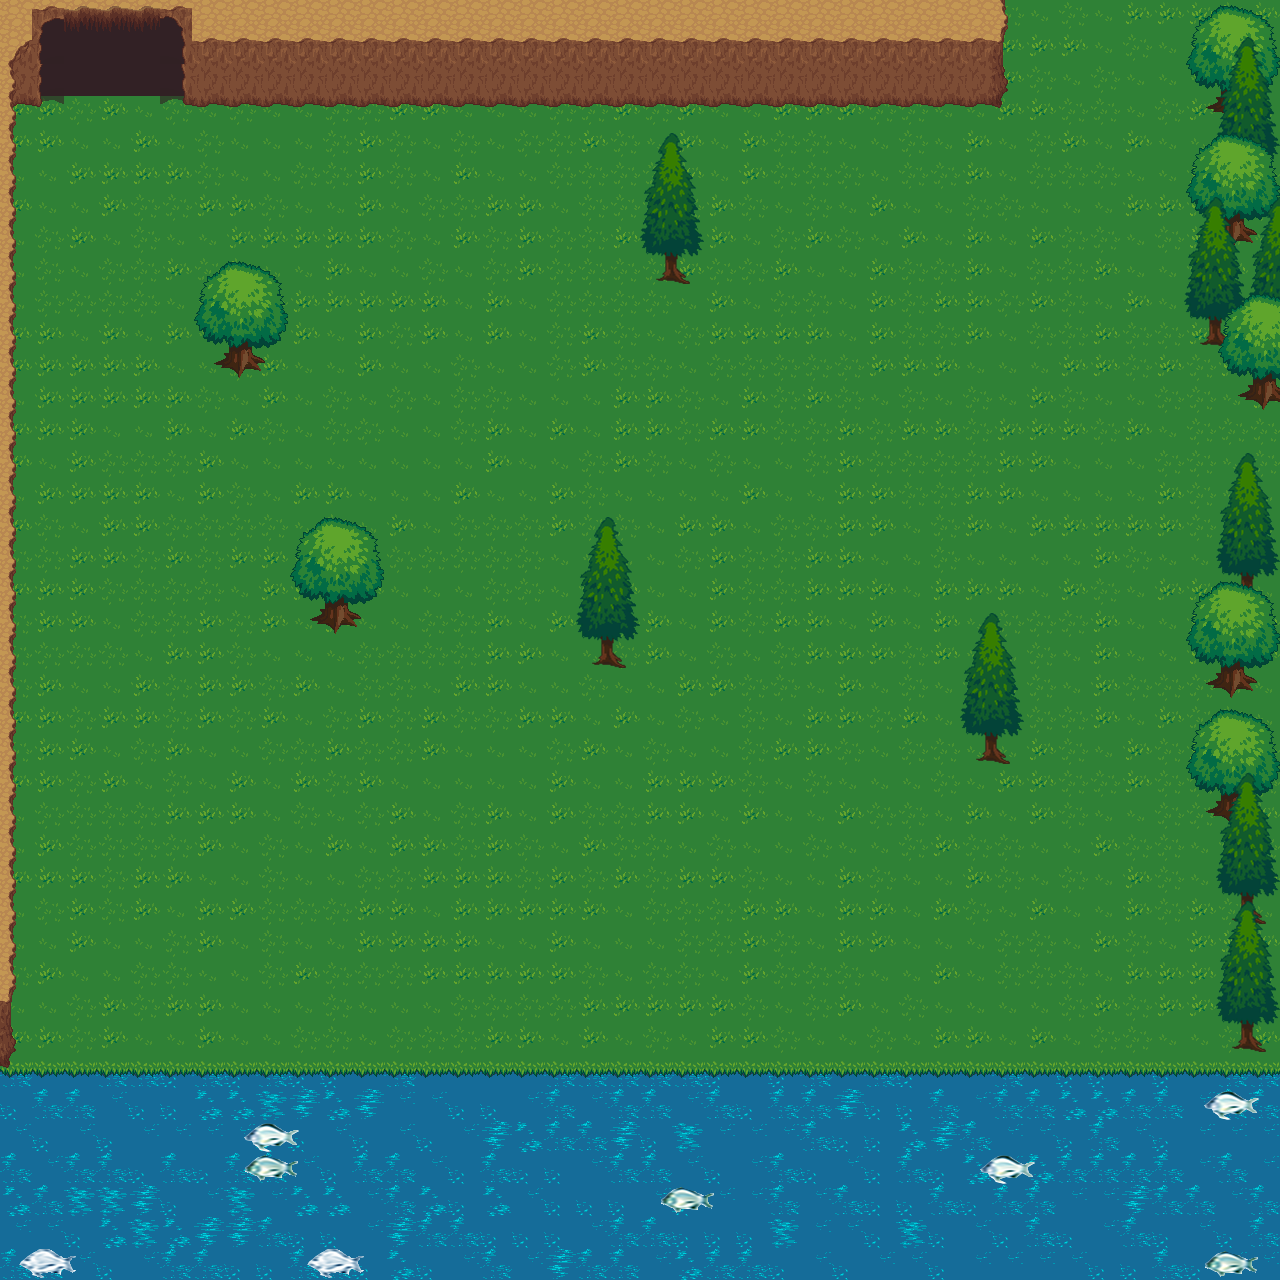

Rendered tile map (Tiled .tmx) drawn with the repository's tilesets; below, a short description and the map source with its tile grids summarised:
An orthogonal 40x40 tile map with 32x32 px tiles, 12 tile layers (ground, second, cave door, wall, ...), 14 tilesets.

<map version="1.0" tiledversion="1.0.2" orientation="orthogonal" renderorder="right-down" width="40" height="40" tilewidth="32" tileheight="32" nextobjectid="1">
 <tileset firstgid="1" name="terrain_atlas" tilewidth="32" tileheight="32" tilecount="1024" columns="32">
  <image source="Terrain_Sprites/terrain_atlas.png" width="1024" height="1024" />
 </tileset>
 <tileset firstgid="1025" name="terrain" tilewidth="32" tileheight="32" tilecount="483" columns="21">
  <image source="Terrain_Sprites/terrain.png" width="672" height="736" />
 </tileset>
 <tileset firstgid="1508" name="tileset_water_animated" tilewidth="32" tileheight="32" tilecount="540" columns="18">
  <image source="Terrain_Sprites/MapStuff/tileset_water_animated.png" width="576" height="976" />
 </tileset>
 <tileset firstgid="2048" name="fish" tilewidth="32" tileheight="32" tilecount="9" columns="3">
  <image source="Terrain_Sprites/fish.png" width="96" height="96" />
 </tileset>
 <tileset firstgid="2057" name="tree trunk" tilewidth="32" tileheight="32" tilecount="4" columns="2">
  <image source="Terrain_Sprites/Object Set/tree trunk.png" width="64" height="64" />
 </tileset>
 <tileset firstgid="2061" name="big fish" tilewidth="32" tileheight="32" tilecount="4" columns="2">
  <image source="Terrain_Sprites/Object Set/big fish.png" width="64" height="64" />
 </tileset>
 <tileset firstgid="2065" name="Cut Tree1" tilewidth="32" tileheight="32" tilecount="4" columns="2">
  <image source="Terrain_Sprites/Object Set/Cut Tree1.png" width="64" height="64" />
 </tileset>
 <tileset firstgid="2069" name="Cut Tree" tilewidth="32" tileheight="32" tilecount="4" columns="2">
  <image source="Terrain_Sprites/Object Set/Cut Tree.png" width="64" height="64" />
 </tileset>
 <tileset firstgid="2073" name="Cut Tree2" tilewidth="32" tileheight="32" tilecount="4" columns="2">
  <image source="Terrain_Sprites/Object Set/Cut Tree2.png" width="64" height="64" />
 </tileset>
 <tileset firstgid="2077" name="Cut Tree3" tilewidth="32" tileheight="32" tilecount="4" columns="2">
  <image source="Terrain_Sprites/Object Set/Cut Tree3.png" width="64" height="64" />
 </tileset>
 <tileset firstgid="2081" name="branch1" tilewidth="32" tileheight="32" tilecount="1" columns="1">
  <image source="Terrain_Sprites/Object Set/branch1.png" width="32" height="32" />
 </tileset>
 <tileset firstgid="2082" name="rock" tilewidth="32" tileheight="32" tilecount="1" columns="1">
  <image source="Terrain_Sprites/Object Set/rock.png" width="32" height="32" />
 </tileset>
 <tileset firstgid="2083" name="tree" tilewidth="32" tileheight="32" tilecount="12" columns="3">
  <image source="Terrain_Sprites/Object Set/tree.png" width="97" height="134" />
 </tileset>
 <tileset firstgid="2095" name="tree2" tilewidth="32" tileheight="32" tilecount="10" columns="2">
  <image source="Terrain_Sprites/Object Set/tree2.png" width="64" height="160" />
 </tileset>
 <layer name="ground" width="40" height="40">
  <data>[1600 cells, 1600 non-empty, 9 distinct tile ids]</data>
 </layer>
 <layer name="second" width="40" height="40">
  <data>[1600 cells, 118 non-empty, 32 distinct tile ids]</data>
 </layer>
 <layer name="cave door" width="40" height="40">
  <data>[1600 cells, 15 non-empty, 2 distinct tile ids]</data>
 </layer>
 <layer name="wall" width="40" height="40">
  <data>[1600 cells, 149 non-empty, 18 distinct tile ids]</data>
 </layer>
 <layer name="tree1" width="40" height="40">
  <data>[1600 cells, 12 non-empty, 12 distinct tile ids]</data>
 </layer>
 <layer name="tree2" width="40" height="40">
  <data>[1600 cells, 10 non-empty, 10 distinct tile ids]</data>
 </layer>
 <layer name="tree3" width="40" height="40">
  <data>[1600 cells, 12 non-empty, 12 distinct tile ids]</data>
 </layer>
 <layer name="tree4" width="40" height="40">
  <data>[1600 cells, 15 non-empty, 10 distinct tile ids]</data>
 </layer>
 <layer name="tree5" width="40" height="40">
  <data>[1600 cells, 18 non-empty, 18 distinct tile ids]</data>
 </layer>
 <layer name="tree6" width="40" height="40">
  <data>[1600 cells, 24 non-empty, 12 distinct tile ids]</data>
 </layer>
 <layer name="tree7" width="40" height="40">
  <data>[1600 cells, 10 non-empty, 10 distinct tile ids]</data>
 </layer>
 <layer name="tree8" width="40" height="40">
  <data>[1600 cells, 10 non-empty, 10 distinct tile ids]</data>
 </layer>
</map>
